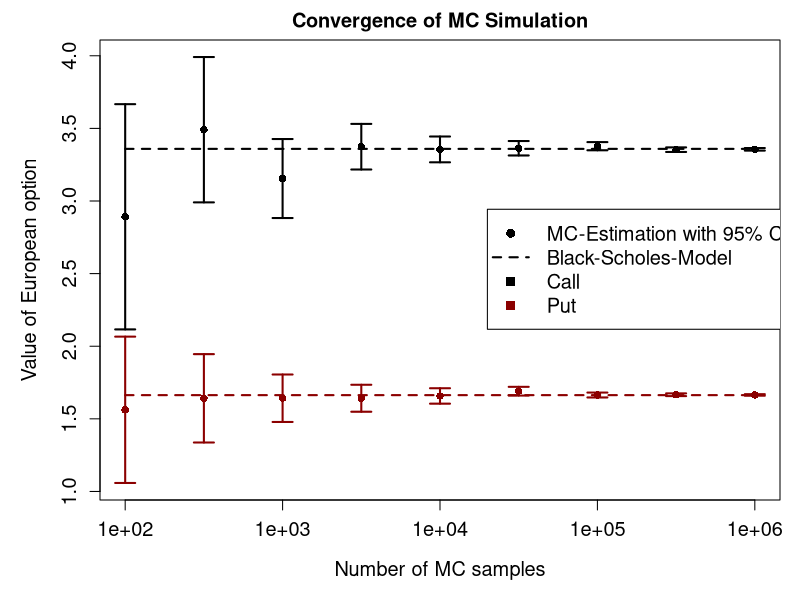

Here is the R script that generated this plot:
# clear variables and close windows
rm(list = ls(all = TRUE))
graphics.off()

# settings
s.0   = 40    # current stock price
k     = 39    # strike price
tau   = 0.6   # time to maturity in years
r     = 0.03  # annual interest rate
sigma = 0.2   # volatility

# function for simulating stock price by geometric brownian motion
MCPath = function(s.0, tau, n.t, r, sigma, n.mc) {
    dt = tau/n.t
    t = seq(0, tau, by = dt)
    s.t = s.0 * exp((r - sigma^2/2) * t) * 
                exp(replicate(n.mc, c(0, cumsum(sigma * sqrt(dt) * rnorm(n.t)))))
    return(s.t)
}

# function for calculating MC estimate and confidence intervall of european option price
MCEurop = function(s.0, k, tau, n.t, r, sigma, n.mc) {
    
    s.t = MCPath(s.0, tau, n.t, r, sigma, n.mc)
    
    # payoff
    c = matrix(pmax(0, s.t[nrow(s.t), ] - k), 1, ncol(s.t))  # call
    p = matrix(pmax(0, k - s.t[nrow(s.t), ]), 1, ncol(s.t))  # put
    v = exp(-r * tau) * rbind(c, p)                          # discounted
    
    # MC estimate
    v.mc = rowSums(v)/ncol(s.t)
    
    # 95% confidence intervall for MC-estimate
    conf95 = 1.96 * 1/sqrt(ncol(s.t)) * sqrt(1/(ncol(s.t) - 1) * rowSums((v - v.mc)^2))
    
    return(cbind(v.mc, conf95))
}

# function for calculating the Black-Scholes price of European option
BSEurop = function(s0, k, tau, r, sigma) {
    d1 = (log(s0/k) + (r + (sigma^2/2)) * tau)/(sigma * sqrt(tau))
    d2 = d1 - (sigma * sqrt(tau))
    c  = s0 * pnorm(d1) - k * exp(-r * tau) * pnorm(d2)     # call
    p  = -s0 * pnorm(-d1) + k * exp(-r * tau) * pnorm(-d2)  # put
    return(c(c, p))
}

# main

j      = seq(2, 6, 0.5)
n.mc   = 10^j
v.call = matrix(0, length(n.mc), 2)
v.put  = matrix(0, length(n.mc), 2)

# calculate MC prices for several n.mc
for (i in 1:length(n.mc)) {
    
    mc = MCEurop(s.0, k, tau, n.t = 1, r, sigma, n.mc = n.mc[i])
    
    # MC estimate
    v.call[i, 1] = mc[1, 1]
    v.put[i, 1]  = mc[2, 1]
    
    # 95% confidence
    v.call[i, 2] = mc[1, 2]
    v.put[i, 2]  = mc[2, 2]
}

# calculate Black-Scholes prices
bs = BSEurop(s.0, k, tau, r, sigma)

# plotting

# up = value + 95%CI, dw = value - 95%CI
v.call.up = v.call[, 1] + v.call[, 2]
v.call.dw = v.call[, 1] - v.call[, 2]
v.put.up  = v.put[, 1] + v.put[, 2]
v.put.dw  = v.put[, 1] - v.put[, 2]

# y-axis limit for plot
ylimit = c(min(v.call.dw, v.put.dw), max(v.call.up, v.put.up))

par(mar = c(5, 5, 2, 1))

# plot MC values
plot(n.mc, v.call[, 1], 
     log     = "x", type = "p", pch = 16, ylim = ylimit, col = "black",
     main    = "Convergence of MC Simulation",
     ylab    = "Value of European option", 
     xlab    = "Number of MC samples", 
     cex.lab = 1.2, cex.axis = 1.2, cex.main = 1.2, cex.sub = 1.2)
lines(n.mc, v.put[, 1], type = "p", pch = 16, col = "darkred")

# plot Black-Scholes values
lines(n.mc, matrix(bs[1], length(n.mc), 1)[, 1], 
      type = "l", lty = "dashed", lwd = 2, col = "black")
lines(n.mc, matrix(bs[2], length(n.mc), 1)[, 1], 
      type = "l", lty = "dashed", lwd = 2, col = "darkred")

# plot errorbars
arrows(n.mc, v.call.dw, n.mc, v.call.up, 
       code = 3, angle = 90, length = 0.1, lwd = 2, col = "black")
arrows(n.mc, v.put.dw, n.mc, v.put.up, 
       code = 3, angle = 90, length = 0.1, lwd = 2, col = "darkred")

# plot legend
legend(2*10^4, max(bs[1], bs[2]) - 0.25 * min(bs[1], bs[2]), 
       legend = c("MC-Estimation with 95% CI", "Black-Scholes-Model", "Call", "Put"), 
       lwd = 2, lty = c(0, 2, 0, 0), pch = c(16, NA, 15, 15), cex = 1.2, 
       col = c("black", "black", "black", "darkred"))

